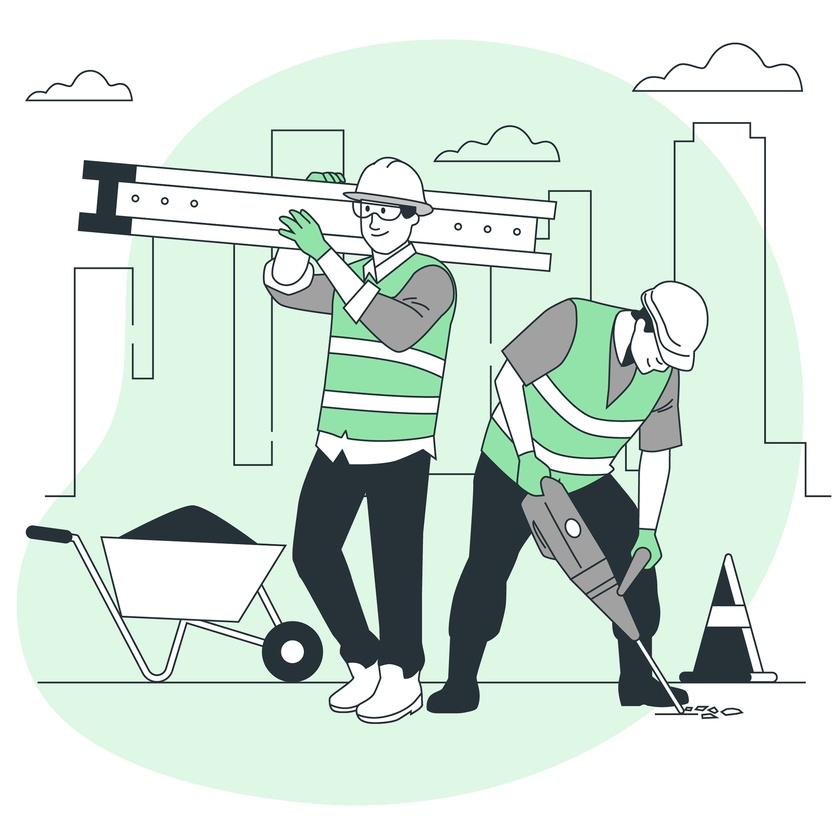
#> input picture C.jpg, 840 x 840 px, shrunk from 2000 x 2000 before the run, given in place of the camera
$ jupyter execute 'Tutorial 5.ipynb'
#> lines starting #> are read from the running program, lines starting #| are printed output that depends on the picture; after the words box and inside, x2 and y2 are one past the last pixel; in counts of white or black regions, pixels touching at a corner belong together
[cell 1]
import cv2
import numpy as np

[cell 2]
cap = cv2.VideoCapture(0)

while True:
    ret, frame = cap.read()
#> frame is the input picture: shape (840, 840, 3); mean B, G, R 217.1, 226, 212
    width = int(cap.get(3))
    height = int(cap.get(4))

    hsv = cv2.cvtColor(frame, cv2.COLOR_BGR2HSV)
#> hsv: shape (840, 840, 3); mean H, S, V 50.1, 21.9, 226.6

    # Define lower and upper bounds for yellow color in HSV
    lower_yellow = np.array([90, 50, 50])  # Lower HSV values for yellow
    upper_yellow = np.array([130, 255, 255])  # Upper HSV values for yellow

    # Create a mask to filter out only yellow color
    mask = cv2.inRange(hsv, lower_yellow, upper_yellow)
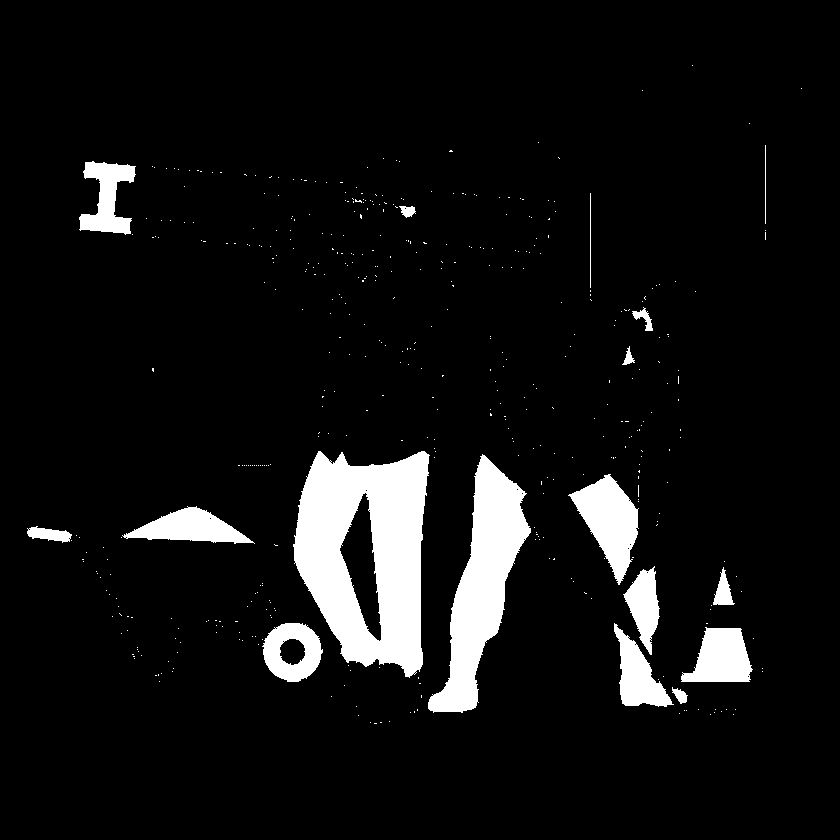
#> mask: shape (840, 840); 7.2% white; 468 white regions (451 under 20 px), largest, box (x1, y1, x2, y2) and area: (293, 451, 430, 678) 20009, (428, 454, 531, 713) 10816, (568, 474, 639, 585) 3870

    # Apply the mask to the original frame
    result = cv2.bitwise_and(frame, frame, mask=mask)
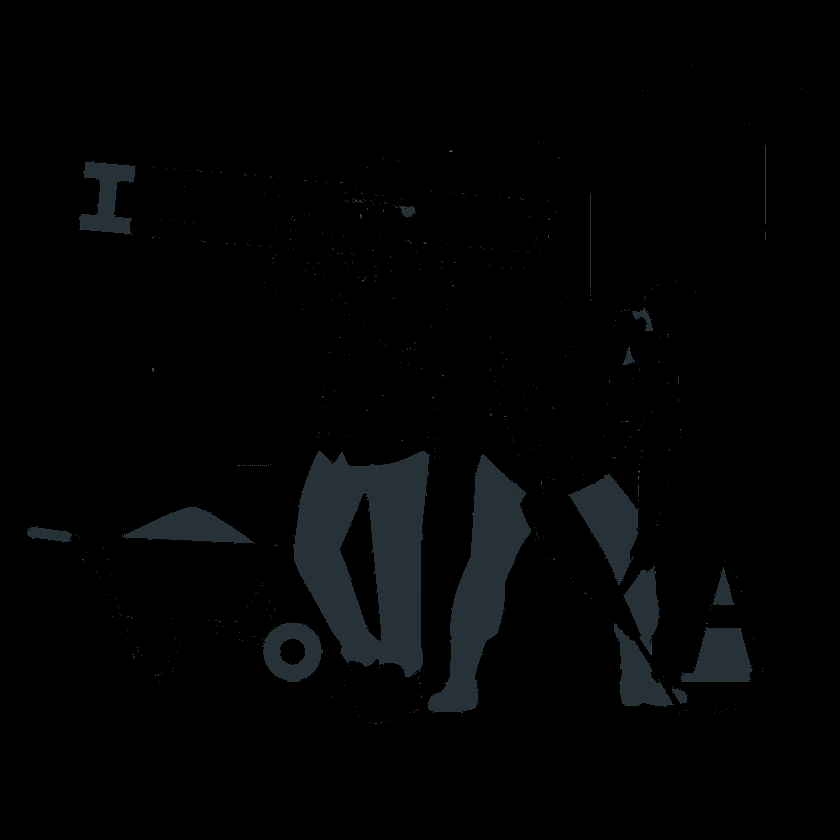
#> result: shape (840, 840, 3); mean B, G, R 4, 3.6, 2.8

    cv2.imshow('frame', result)
    cv2.imshow('mask', mask)

    if cv2.waitKey(1) == ord('q'):
#> (key q is pressed here)
        break

cap.release()
cv2.destroyAllWindows()

$ run again, on P.jpg
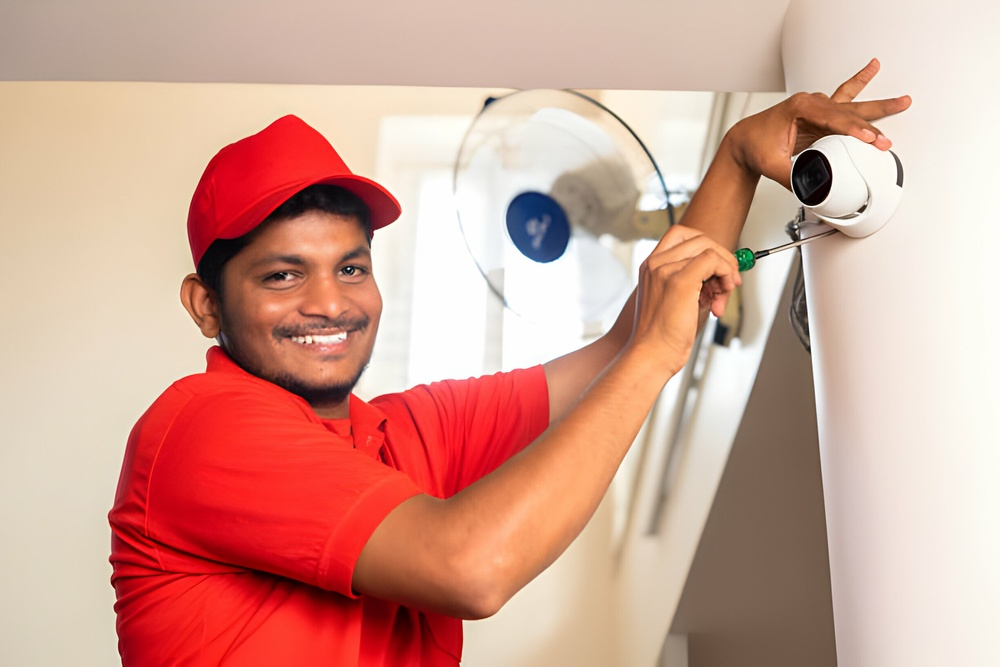
#> input picture P.jpg, 1000 x 667 px, shrunk from 2448 x 1632 before the run, given in place of the camera
#> frame is the input picture: shape (667, 1000, 3); mean B, G, R 147.1, 161.3, 211.7
#> hsv: shape (667, 1000, 3); mean H, S, V 31.3, 84.4, 212.3
#> `mask = cv2.inRange(hsv, lower_yellow, upper_yellow)`:
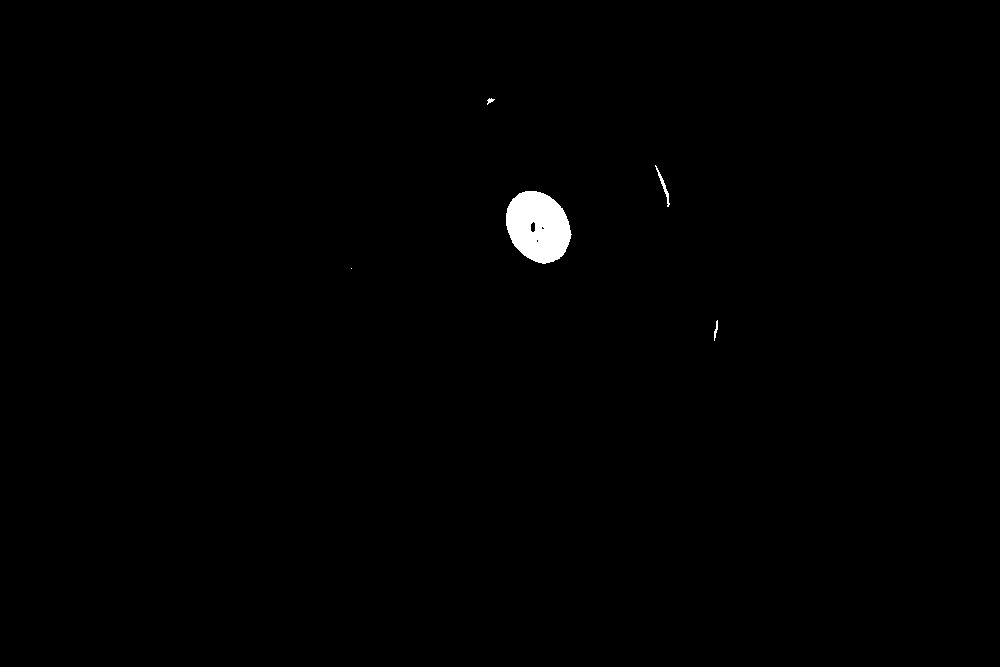
#> mask: shape (667, 1000); 0.56% white; 5 white regions (1 under 20 px), largest, box (x1, y1, x2, y2) and area: (506, 191, 572, 264) 3554, (655, 165, 670, 207) 111, (714, 320, 718, 341) 41, (487, 98, 495, 105) 27
